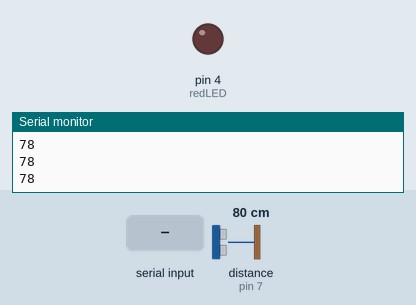
Simulated run of this sketch. Board: Arduino Uno, built with avr-gcc and run on an emulated ATmega328P. On the bench: output pins drawn as LEDs (lit = HIGH), the last lines printed to the serial monitor. Wiring (inferred from the names in the program): ultrasonic range finder: trigger pin 8; echo pin 7. The test bench sets the inputs (shaded band); at power-on: distance to the obstacle (sensor on pin 7) 80 cm. The echo pulse lasts 58.3 µs per cm; pins used as bus, display or sensor lines are not drawn.

Above: at 1.2 s.
1.3 s: "stop\n" received over Serial
At 2.0 s:
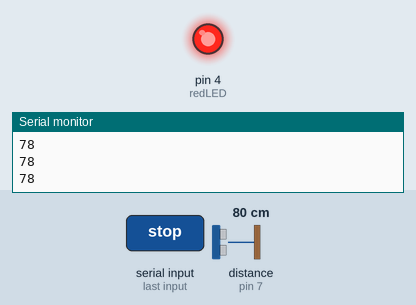
2.8 s: "move\n" received over Serial
At 3.4 s:
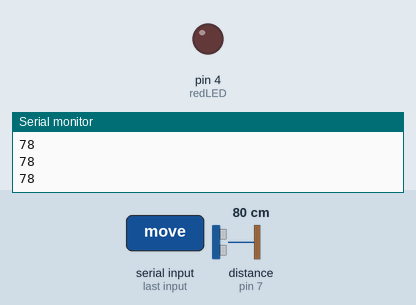
Timing chart, 0 to 5.8 s (numbered marks = the images above; inputs shaded):
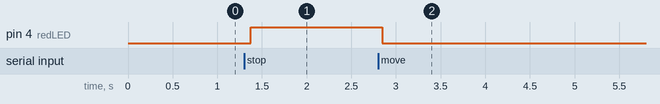

Measured:
- after the input at 1.3 s, pin 4 (redLED): LOW → HIGH after 0.07 s
- after the input at 2.8 s, pin 4 (redLED): HIGH → LOW after 0.05 s

The sketch:

ultraSonicSensor.ino
```cpp
// MD = MIDDLE ;
String command;
#define echoPinMD 7  // attach pin D9 Arduino to pin Echo of HC-SR04
#define trigPinMD 8  //attach pin D8 Arduino to pin Trig of HC-SR04
#define redLED 4

// defines variables
long durationMD;  // variable for the duration of sound wave travel MIDDLE
int distanceMD;   // variable for the distance measurement MIDDLE

void setup() {
  pinMode(trigPinMD, OUTPUT);  // Sets the trigPin as an OUTPUT
  pinMode(echoPinMD, INPUT);   // Sets the echoPin as an INPUT
  pinMode(redLED, OUTPUT);
  Serial.begin(9600);  // // Serial Communication is starting with 9600 of baudrate speed
                       // Serial.println("Ultrasonic Sensor HC-SR04 Test"); // print some text in Serial Monitor
  //Serial.println("with Arduino UNO R3");
}
void loop() {
  // Clears the trigPin condition
  digitalWrite(trigPinMD, LOW);
  delayMicroseconds(2);

  // Sets the trigPin HIGH (ACTIVE) for 10 microseconds
  digitalWrite(trigPinMD, HIGH);
  delayMicroseconds(10);
  digitalWrite(trigPinMD, LOW);

  // Reads the echoPin, returns the sound wave travel time in microseconds
  durationMD = pulseIn(echoPinMD, HIGH);

  // Calculating the distance MIDDLE
  distanceMD = durationMD * 0.034 / 2;  // Speed of sound wave divided by 2 (ARRIVAL and RETURN)
  // Calculating the distance DRIVERSIDE

  if (Serial.available()) {
    command = Serial.readStringUntil('\n');
    command.trim();
    if (command.equals("stop")) {
      digitalWrite(redLED, HIGH);
    } else if (command.equals("move")) {
      digitalWrite(redLED, LOW);
    }
  }

  // Displays the distance on the Serial Monitor
  // Serial.print("DISTANCE DETECTED FROM MIDDLE SENSOR: ");
  Serial.println(distanceMD);
  // Serial.println(" cm");
  delay(100);
}
```
